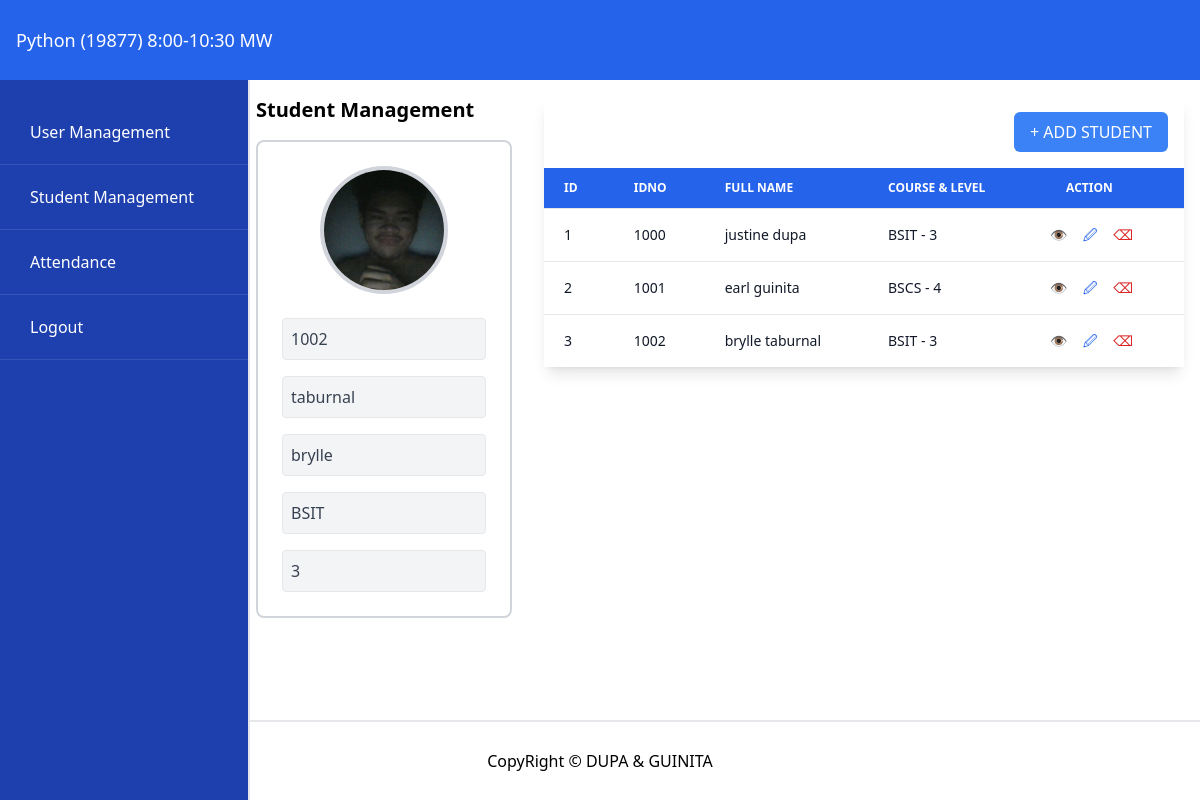
The page /view_student/1002 on the database its author committed.
### tables this page shows
CREATE TABLE students(
id integer primary key autoincrement,
idno varchar(10) unique,
lastname varchar(50),
firstname varchar(50),
course varchar(10),
level varchar(5),
image varchar(25));

### app.py (the view)
@app.route('/view_student/<idno>')
def view_student(idno):
    student = getRecord("students", idno=idno)
    if not student:
        flash("Student not found.", "error")
        return redirect(url_for('dashboard'))
    student = student[0]
    students = getAll('students')
    return render_template('studentMngt.html', student=student, studentlist=students)

### db/dbhelper.py (called while the page is built)
def getProcess(sql, vals) -> list:
    conn = connect(database)
    conn.row_factory = Row
    cursor = conn.cursor()
    cursor.execute(sql, vals)
    data = cursor.fetchall()
    cursor.close()
    conn.close()
    return data

def getAll(table) -> list:
    sql = f"SELECT * FROM {table}"
    return getProcess(sql, [])

def getRecord(table, **kwargs) -> list:
    keys = list(kwargs.keys())
    vals = list(kwargs.values())
    flds = []
    for key in keys:
        flds.append(f"{key} =?")
    fields = " AND ".join(flds)
    sql = f"SELECT * FROM {table} WHERE {fields}"
    return getProcess(sql, vals)

### templates/studentMngt.html (shortened to what this page needs)
<!DOCTYPE html>
<html lang="en">
  <head>
    <script src="https://cdn.tailwindcss.com"></script>
    <link rel="stylesheet" href="../static/css/style.css" />
  </head>
  <body>
    <header
      class="w-full h-[10vh] min-h-[60px] flex items-center bg-blue-600 px-4 fixed top-0 left-0 z-50"
    >
      <p class="text-white text-sm sm:text-base md:text-lg">
        Python (19877) 8:00-10:30 MW
      </p>
    </header>
    <aside id="sidebar">
      <a href="{{ url_for('admin') }}">User Management</a>
      <a href="{{ url_for('dashboard') }}">Student Management</a>
      <a href="{{ url_for('attendance')}}">Attendance</a>
      <a href="{{ url_for('signin') }}">Logout</a>
    </aside>
    <div class="content-wrapper">
      <div class="hidden lg:flex h-full">
        <div class="w-[30%] p-4 overflow-y-auto">
          <p class="text-xl font-semibold text-black mb-4">
            Student Management
          </p>
          <div class="bg-white border-2 border-gray-300 rounded-lg p-6">
            <div class="w-full flex justify-center mb-6">
              {% if student and student['image'] %}
              <img
                src="{{ url_for('static', filename='uploads/' + student['image']) }}"
                alt="student-photo"
                class="w-32 h-32 rounded-full object-cover border-4 border-gray-300"
              />
              {% else %}
              <img
                src="https://cdn-icons-png.flaticon.com/512/3135/3135715.png"
                alt="user-icon"
                class="w-16 h-16"
              />
              {% endif %}
            </div>
            <div class="w-full flex flex-col gap-4">
              <input
                type="text"
                class="border p-2 rounded w-full bg-gray-100 text-gray-700 cursor-not-allowed"
                value="{% if student %}{{ student['idno'] }}{% else %}IDNO{% endif %}"
                readonly
              />
              <input
                type="text"
                class="border p-2 rounded w-full bg-gray-100 text-gray-700 cursor-not-allowed"
                value="{% if student %}{{ student['lastname'] }}{% else %}Last Name{% endif %}"
                readonly
              />
              <input
                type="text"
                class="border p-2 rounded w-full bg-gray-100 text-gray-700 cursor-not-allowed"
                value="{% if student %}{{ student['firstname'] }}{% else %}First Name{% endif %}"
                readonly
              />
              <input
                type="text"
                class="border p-2 rounded w-full bg-gray-100 text-gray-700 cursor-not-allowed"
                value="{% if student %}{{ student['course'] }}{% else %}Course{% endif %}"
                readonly
              />
              <input
                type="text"
                class="border p-2 rounded w-full bg-gray-100 text-gray-700 cursor-not-allowed"
                value="{% if student %}{{ student['level'] }}{% else %}Level{% endif %}"
                readonly
              />
            </div>
          </div>
        </div>
        <div class="w-[70%] p-4 overflow-y-auto">
          <div class="bg-white rounded-lg shadow-lg">
            <div class="flex justify-end p-4">
              <a
                href="{{ url_for('add_student_page') }}"
                class="text-white px-4 py-2 rounded-md bg-blue-500 hover:bg-blue-600"
              >
                + ADD STUDENT
              </a>
            </div>
            <div class="overflow-x-auto">
              <table class="min-w-full divide-y divide-gray-200">
                <thead class="bg-blue-600">
                  <tr>
                    <th
                      class="px-3 lg:px-5 py-3 text-left text-xs font-semibold text-white uppercase"
                    >
                      ID
                    </th>
                    <th
                      class="px-3 lg:px-5 py-3 text-left text-xs font-semibold text-white uppercase"
                    >
                      IDNO
                    </th>
                    <th
                      class="px-4 py-3 text-left text-xs font-semibold text-white uppercase whitespace-nowrap xl:hidden"
                    >
                      FULL NAME
                    </th>
                    <th
                      class="px-3 py-3 text-left text-xs font-semibold text-white uppercase whitespace-nowrap xl:hidden"
                    >
                      COURSE & LEVEL
                    </th>
                    <th
                      class="px-4 lg:px-8 py-3 text-left text-xs font-semibold text-white uppercase"
                    >
                      ACTION
                    </th>
                  </tr>
                </thead>
                <tbody class="bg-white divide-y divide-gray-200">
                  {% if studentlist %} {% for stud in studentlist %}
                  <tr>
                    <td class="px-3 lg:px-5 py-4 text-sm text-gray-900">
                      {{ loop.index }}
                    </td>
                    <td class="px-3 lg:px-5 py-4 text-sm text-gray-900">
                      {{ stud['idno'] }}
                    </td>
                    <td class="px-4 py-4 text-sm text-gray-900 xl:hidden">
                      {{ stud['firstname'] }} {{ stud['lastname'] }}
                    </td>
                    <td class="px-3 py-4 text-sm text-gray-900 xl:hidden">
                      {{ stud['course'] }} - {{ stud['level'] }}
                    </td>
                    <td class="px-4 py-4 text-sm whitespace-nowrap">
                      <a
                        href="{{ url_for('view_student', idno=stud['idno']) }}"
                        class="text-green-600 hover:text-green-800 mr-3"
                        >👁️</a
                      >
                      <a
                        href="{{ url_for('update_student', idno=stud['idno']) }}"
                        class="text-blue-600 hover:text-blue-800 mr-3"
                        >&#128393;</a
                      >
                      <a
                        href="{{ url_for('delete_student', idno=stud['idno']) }}"
                        onclick="return confirm('Are you sure you want to delete this student?')"
                        class="text-red-600 hover:text-red-800"
                        >&#9003;</a
                      >
                    </td>
                  </tr>
                  {% endfor %} {% else %}
                  <tr>
                    <td colspan="9" class="px-6 py-4 text-center text-gray-500">
                      No students found
                    </td>
                  </tr>
                  {% endif %}
                </tbody>
              </table>
            </div>
          </div>
        </div>
      </div>
    </div>
    <footer
      class="w-full h-[10vh] min-h-[60px] flex justify-center items-center border-t-2 border-t-gray-200 fixed bottom-0 left-0 bg-white"
    >
      <p class="text-xs sm:text-sm md:text-base text-center">
        CopyRight &copy; DUPA & GUINITA
      </p>
    </footer>
  </body>
</html>

### static/css/style.css (style rules this page uses)
html, body { width: 100%; height: 100%; padding: 0; margin: 0; }
#sidebar { position: fixed; top: 10vh; left: -300px; width: 280px; height: calc(90vh - 10vh); background-color: #1e40af; transition: left 0.3s ease; z-index: 50; padding-top: 20px; box-shadow: 2px 0 10px rgba(0, 0, 0, 0.3); overflow-y: auto; }
#sidebar a { display: block; color: white; padding: 20px 30px; text-decoration: none; font-size: 16px; transition: background-color 0.3s ease; border-bottom: 1px solid rgba(255, 255, 255, 0.1); }
.content-wrapper { position: fixed; top: 10vh; left: 0; right: 0; bottom: 10vh; overflow-y: auto; }
@media (min-width: 1024px) { #sidebar { position: fixed; left: 0; width: 20%; min-width: 250px; top: 10vh; height: calc(90vh); box-shadow: none; border-right: 2px solid #e5e7eb; } }
@media (min-width: 1024px) { .content-wrapper { left: 20%; } }

### rows shown on the page
students: image (picture), idno "1002", lastname "taburnal", firstname "brylle", course "BSIT", level "3"
students: idno "1000", firstname "justine", lastname "dupa", course "BSIT", level "3"
students: idno "1001", firstname "earl", lastname "guinita", course "BSCS", level "4"
